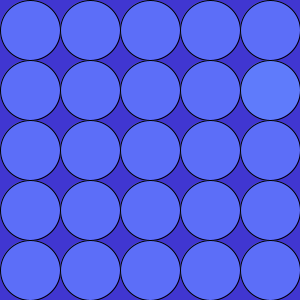
Frame 1 (no input)
Frame 60 (the mouse pressed at the canvas centre just before this capture): identical to frame 1, image omitted
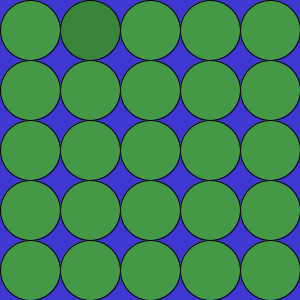
Frame 120 (the mouse held since frame 60 and released just before this capture)

The Processing sketch that drew these frames (run headless with seeded random() and noise(); from frame 60 on, the mouse is pressed at the canvas centre):

// Processing sketch: week03_9_diff_color_random_colorMode
// ── week03_9_diff_color_random_colorMode.pde
void setup()
{
  size(300,300);
  colorMode(HSB,360,100,100);
  chooseColor();  //呼叫函數
}

void mousePressed()
{
  chooseColor();  //每次按下滑鼠的時候呼叫chooseColor
}

int I,J;
float h,s,b,dh,ds,db;  //ds,dh,db差一點的顏色值
void chooseColor() //隨機挑一個顏色
{
  h=random(360);
  s=random(50,100);  //設定範圍
  b=random(50,100);  //設定範圍
  I=int(random(5));
  J=int(random(5));
  dh=random(-10,10);
  ds=random(-10,10);
  db=random(-10,10);
}
void draw()
{
  background(244,74,82);
  for(int i=0;i<5;i++)
  {
    for(int j=0;j<5;j++)
    {
      if(i==I&&j==J) fill(h+dh,s+ds,b+db);
      else fill(h,s,b);  //填入隨機產生出來的顏色
      ellipse(30+j*60,30+i*60,60,60);   //畫圓
    }
  }
}
